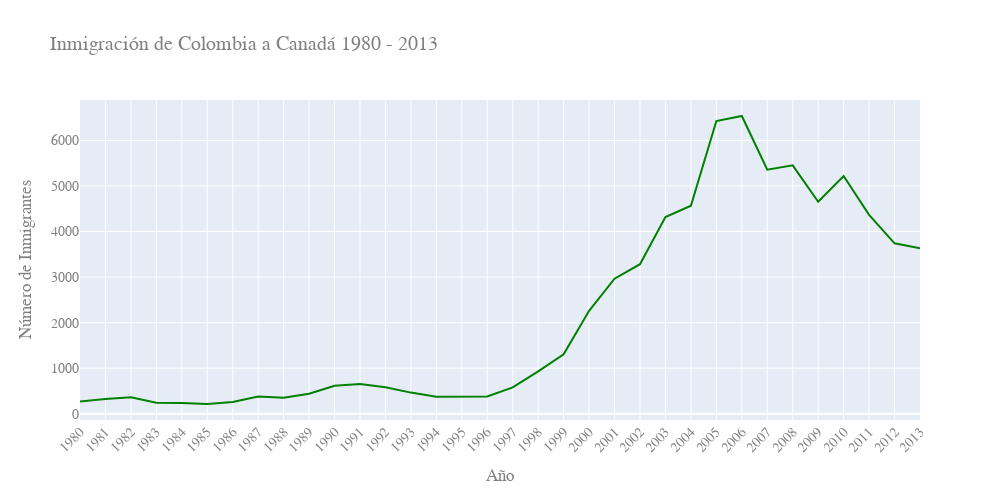

Notebook code cell kept with this figure:
### Code cell
fig = px.line(datos_col, x='Año', y='Inmigrantes',
            title='Inmigración de Colombia a Canadá\n1980 - 2013')

fig.update_traces(line_color='green', line_width=2, marker_size=8)
            
fig.update_layout(width=1000, height=500, xaxis={'tickangle': -45}, 
                xaxis_title='Año', 
                yaxis_title='Número de Inmigrantes',
                font_family='Arial',
                font_size=14,
                font_color='grey')
fig.show()

### Figure 1 — Plotly figure (JSON) as saved in the notebook; plotly's stock layout.template omitted (floating-point values rounded to 4 significant figures)
{"data": [{"hovertemplate": "Año=%{x}<br>Inmigrantes=%{y}<extra></extra>", "legendgroup": "", "line": {"color": "green", "dash": "solid", "width": 2}, "marker": {"size": 8, "symbol": "circle"}, "mode": "lines", "name": "", "orientation": "v", "showlegend": false, "type": "scatter", "x": ["1980", "1981", "1982", "1983", "1984", "1985", "1986", "1987", "1988", "1989", "1990", "1991", "1992", "1993", "1994", "1995", "1996", "1997", "1998", "1999", "2000", "2001", "2002", "2003", "2004", "2005", "2006", "2007", "2008", "2009", "2010", "2011", "2012", "2013"], "xaxis": "x", "y": [266, 326, 360, 244, 235, 214, 257, 376, 352, 439, 614, 652, 582, 464, 375, 371, 381, 578, 929, 1306, 2259, 2965, 3283, 4318, 4566, 6424, 6535, 5357, 5452, 4652, 5218, 4366, 3741, 3631], "yaxis": "y"}], "layout": {"font": {"color": "grey", "family": "Arial", "size": 14}, "height": 500, "legend": {"tracegroupgap": 0}, "title": {"text": "Inmigración de Colombia a Canadá\n1980 - 2013"}, "width": 1000, "xaxis": {"anchor": "y", "domain": [0, 1], "tickangle": -45, "title": {"text": "Año"}}, "yaxis": {"anchor": "x", "domain": [0, 1], "title": {"text": "Número de Inmigrantes"}}}}
